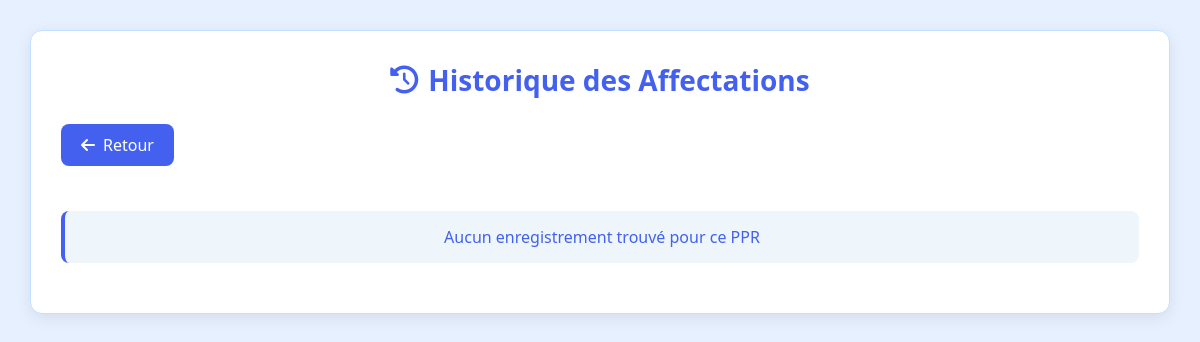
The app's page /stage/admin/historique.php?PPR=23, older data.
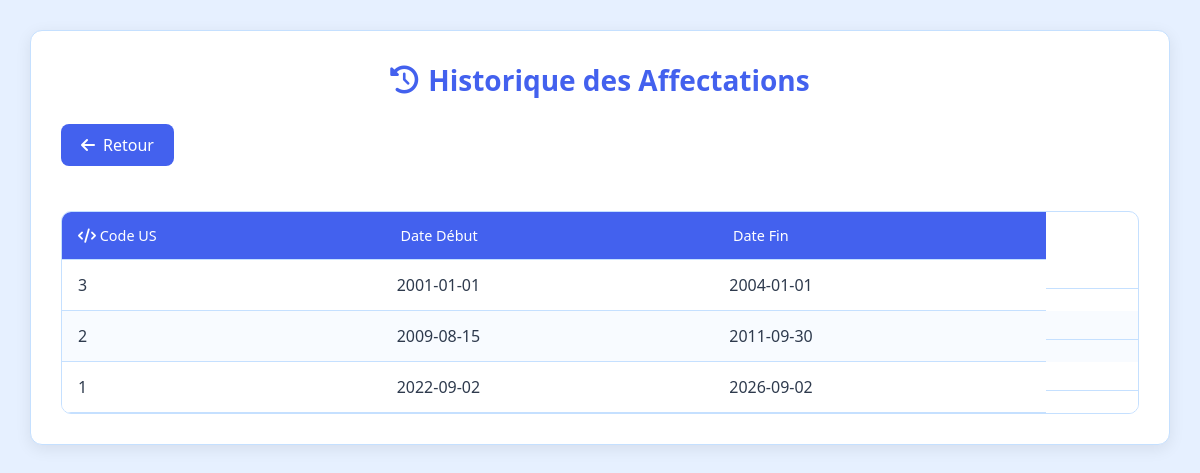
The same page, newer data.
### tables this page shows
CREATE TABLE `hist_affectation` (
  `id` int(11) NOT NULL,
  `Code` int(11) NOT NULL,
  `date_debut` date NOT NULL,
  `date_fin` date DEFAULT NULL,
  `PPR` int(11) NOT NULL
);

### stage/admin/historique.php (the view, shortened to what this page needs)
<?php
$PPR = $_GET["PPR"] ?? null;
$db = Database::getInstance()->getConnection();
$sql = "SELECT * FROM hist_affectation WHERE PPR = :PPR";
$stmt = $db->prepare($sql);
$stmt->bindParam(":PPR", $PPR);
$stmt->execute();
$historiques = $stmt->fetchAll(PDO::FETCH_ASSOC);
?>
<!DOCTYPE html>
<html lang="fr">
<head>
    <link rel="stylesheet" href="https://cdnjs.cloudflare.com/ajax/libs/font-awesome/6.0.0/css/all.min.css">
</head>
<body>
    <div class="container">
        <h2><i class="fas fa-history"></i> Historique des Affectations</h2>
        <form method="POST" class="text-end">
             <a class="add-btn" href="../gestion.php?PPR=<?php echo htmlspecialchars($_GET['PPR'] ?? '', ENT_QUOTES); ?>" class="btn btn-secondary">
             <i class="fas fa-arrow-left"></i> Retour
            </a>
        </form>
        <?php if (!empty($historiques)): ?>
            <table>
                <thead>
                    <tr>
                        <th><i class="fas fa-code"></i> Code US</th>
                        <th><i class="fas fa-calendar-start"></i> Date Début</th>
                        <th><i class="fas fa-calendar-end"></i> Date Fin</th>
                    </tr>
                </thead>
                <tbody>
                    <?php foreach ($historiques as $historique): ?>
                        <tr>
                            <td><?= htmlspecialchars($historique["Code"]) ?></td>
                            <td><?= htmlspecialchars($historique["date_debut"]) ?></td>
                            <td><?= htmlspecialchars($historique["date_fin"]) ?></td>
                            <td class="action-cell">
                            </td>
                        </tr>
                    <?php endforeach; ?>
                </tbody>
            </table>
        <?php else: ?>
            <div class="alert">Aucun enregistrement trouvé pour ce PPR</div>
        <?php endif; ?>
    </div>
</body>
</html>

Row changes from the older to the newer data that the page shows:
added hist_affectation: Code "3", date_debut "2001-01-01", date_fin "2004-01-01"
now on this page (row edited): hist_affectation: Code "2", date_debut "2009-08-15", date_fin "2011-09-30"
added hist_affectation: Code "1", date_debut "2022-09-02", date_fin "2026-09-02"
Text that changed along with them:
text no longer shown: "Aucun enregistrement trouvé pour ce PPR"
text now shown: "Code US Date Début Date Fin"
